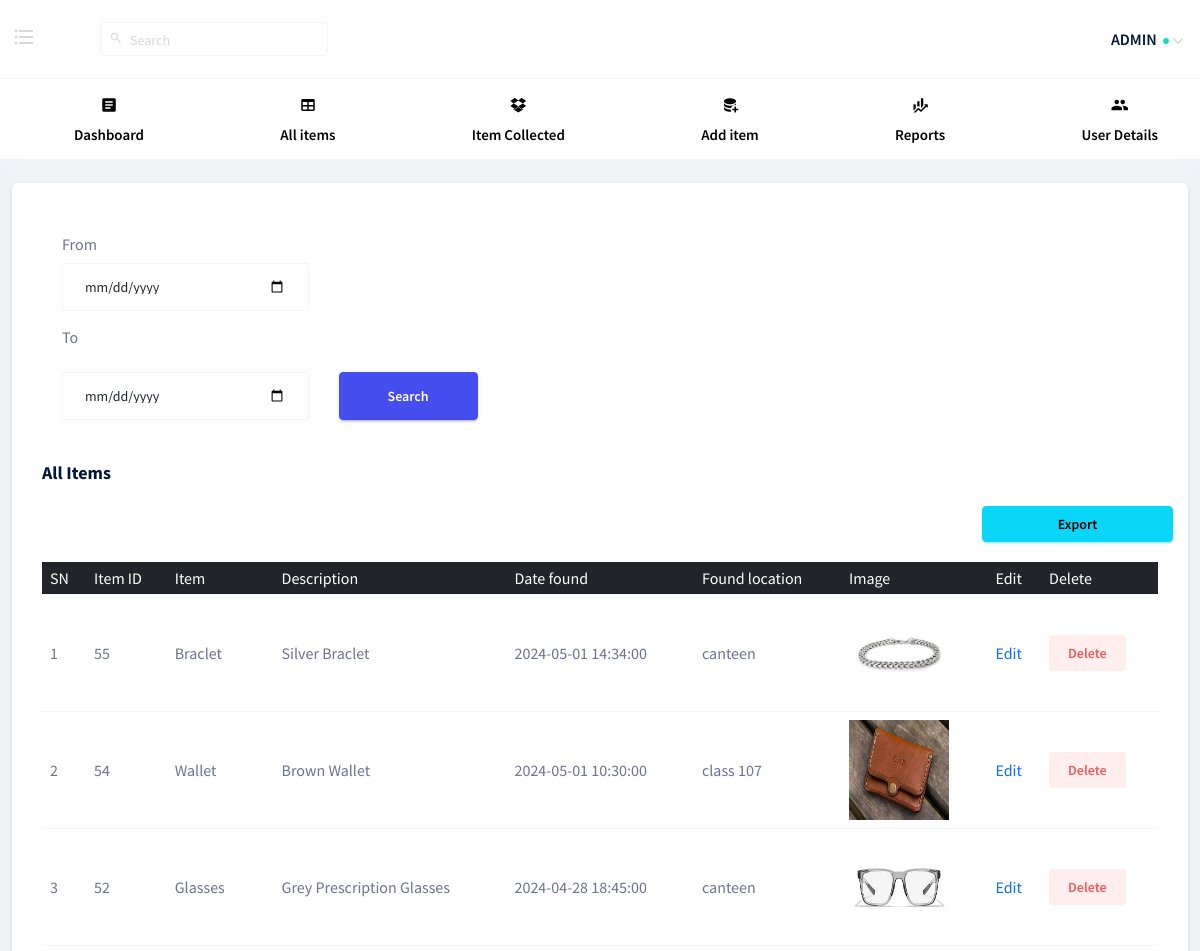
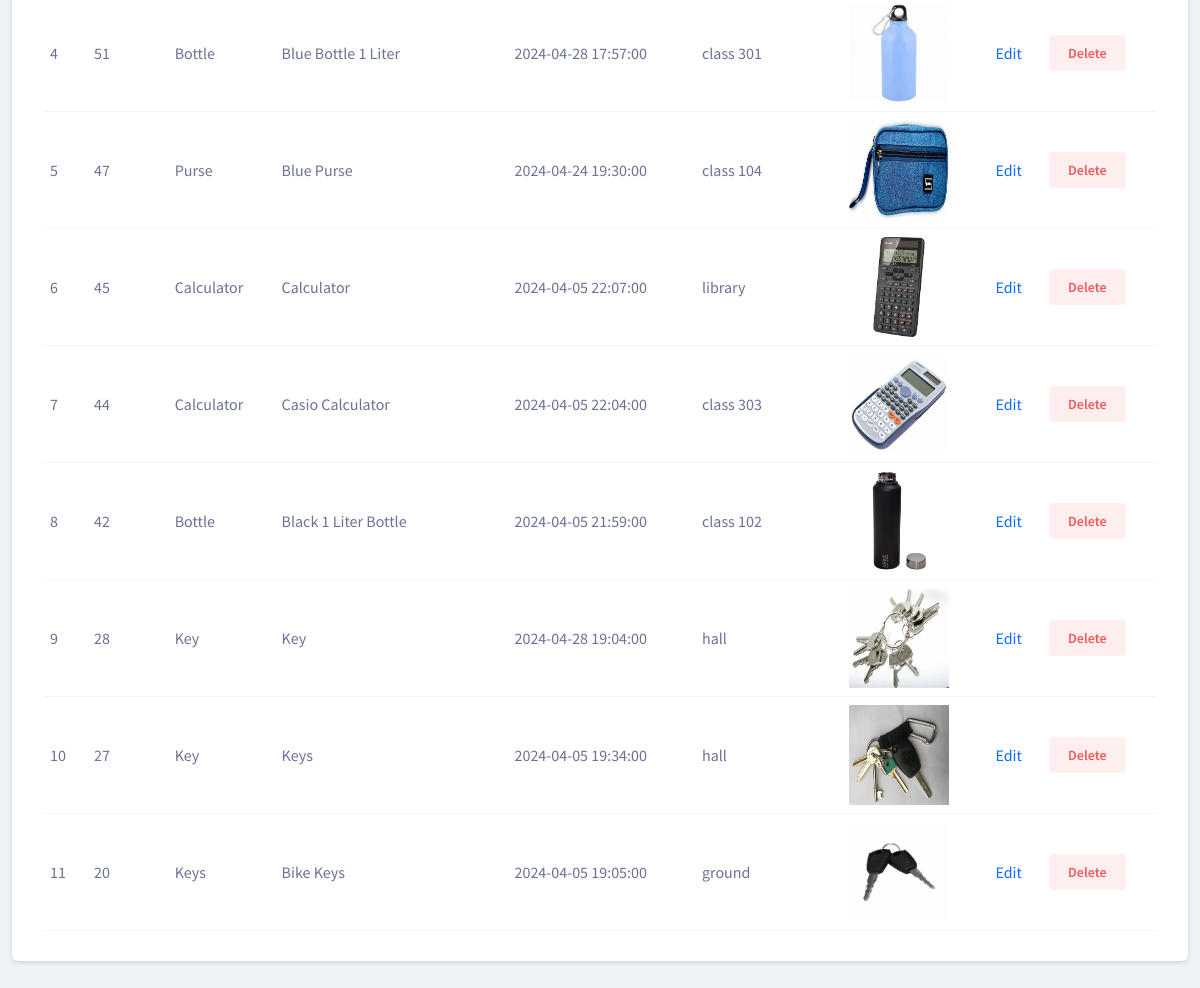
Screenshot of /pages/admin/display_items.php (signed in) with the database file from the repository (2 pictures, top to bottom).
### tables this page shows
CREATE TABLE `all_items` (
  `ID` int(11) NOT NULL,
  `item` varchar(200) NOT NULL,
  `description` varchar(500) DEFAULT NULL,
  `date` datetime DEFAULT NULL,
  `location` varchar(200) DEFAULT NULL,
  `image` varchar(500) DEFAULT NULL,
  `collected` int(11) NOT NULL DEFAULT 0
);

### pages/admin/display_items.php (the view, shortened to what this page needs)
<?php
require "connection.php";
if(isset($_SESSION['admin'])){
$sql = "SELECT a.* FROM all_items a WHERE a.collected = 0 ORDER BY a.ID DESC;";
$stmt = $conn->prepare($sql);
if (isset($_POST['srh-btn'])) {
  $from_date = isset($_POST['from_date']) ? $_POST['from_date'] : null;
  $to_date = isset($_POST['to_date']) ? $_POST['to_date'] : null;
  if (!empty($from_date) && !empty($to_date)) {
      $from_date = date('Y-m-d', strtotime($from_date));
      $to_date = date('Y-m-d', strtotime($to_date));
      $sql = "SELECT * FROM `all_items` WHERE collected=0 AND DATE(date) BETWEEN ? AND ? ORDER BY ID DESC";
      $stmt = $conn->prepare($sql);
      $stmt->bind_param("ss", $from_date, $to_date);
  } else {
      $sql = "SELECT * FROM `all_items` where collected=0 ORDER BY ID DESC";
      $stmt = $conn->prepare($sql);
  }
} else {
    $sql = "SELECT * FROM `all_items` where collected=0 ORDER BY ID DESC";
    $stmt = $conn->prepare($sql);
}
$stmt->execute();
$result = $stmt->get_result();
?>
<!DOCTYPE html>
<html lang="en">
<head>
    <link rel="stylesheet" href="../../vendors/mdi/css/materialdesignicons.min.css">
    <link rel="stylesheet" href="../../vendors/base/vendor.bundle.base.css">
    <link rel="stylesheet" href="../../css/style.css">
</head>
<body>
    <div class="container-scroller">
        <div class="horizontal-menu">
            <nav class="navbar top-navbar col-lg-12 col-12 p-0">
                <div class="container-fluid">
                    <div class="navbar-menu-wrapper d-flex align-items-center justify-content-between">
                        <ul class="navbar-nav navbar-nav-left">
                            <li class="nav-item ms-0 me-5 d-lg-flex d-none">
                                <a href="#" class="nav-link horizontal-nav-left-menu"><i class="mdi mdi-format-list-bulleted"></i></a>
                            </li>
                            <li class="nav-item nav-search d-none d-lg-block ms-3">
                                <div class="input-group">
                                    <div class="input-group-prepend">
                                        <span class="input-group-text" id="search"><i class="mdi mdi-magnify"></i></span>
                                    </div>
                                    <form method="get" action="search.php">
                                        <input type="search" class="form-control text-dark" placeholder="Search" aria-label="search" aria-describedby="search" name="search">
                                    </form>
                                </div>
                            </li>
                        </ul>
                        <ul class="navbar-nav navbar-nav-right">
                            <li class="nav-item nav-profile dropdown">
                                <a class="nav-link dropdown-toggle" href="#" data-bs-toggle="dropdown" id="profileDropdown">
                                    <span class="nav-profile-name">ADMIN</span>
                                    <span class="online-status"></span>
                                </a>
                            </li>
                        </ul>
                    </div>
                </div>
            </nav>
            <nav class="bottom-navbar">
                <div class="container">
                    <ul class="nav page-navigation">
                        <li class="nav-item">
                            <a class="nav-link" href="index.php">
                                <i class="mdi mdi-file-document-box menu-icon"></i>
                                <span class="menu-title">Dashboard</span>
                            </a>
                        </li>
                        <li class="nav-item">
                            <a href="#" class="nav-link">
                                <i class="mdi mdi-table menu-icon"></i>
                                <span class="menu-title">All items</span>
                            </a>
                        </li>
                        <li class="nav-item">
                            <a href="report_collected.php" class="nav-link">
                                <i class="mdi mdi-dropbox menu-icon"></i>
                                <span class="menu-title">Item Collected</span>
                            </a>
                        </li>
                        <li class="nav-item">
                            <a href="add_item.php" class="nav-link">
                                <i class="mdi mdi-database-plus menu-icon"></i>
                                <span class="menu-title">Add item</span>
                            </a>
                        </li>
                        <li class="nav-item">
                            <a href="#" class="nav-link">
                                <i class="mdi mdi-finance menu-icon"></i>
                                <span class="menu-title">Reports</span>
                            </a>
                        </li>
                        <li class="nav-item">
                            <a href="report_users.php" class="nav-link">
                                <i class="mdi mdi-account-multiple menu-icon"></i>
                                <span class="menu-title">User Details</span>
                            </a>
                        </li>
                    </ul>
                </div>
            </nav>
        </div>
        <div class="container-fluid page-body-wrapper">
            <div class="main-panel">
                <div class="content-wrapper">
                    <div class="col-lg-12 grid-margin stretch-card">
                        <div class="card">
                            <div class="card-body">
                            <form method="post">
                                          <div class="form-group row" style="padding: 20px;">
                                              <label class="col-lg-0 col-form-label-report" for="from"> From</label>
                                              <div class="col-lg-3">
                                                  <input type="date" class="form-control" id="from_date" name="from_date" placeholder="Select Date" >
                                              </div>
                                              <label class="col-lg-0 col-form-label" for="from"> To</label>
                                              <div class="col-lg-3">
                                                  <input type="date" class="form-control" id="to_date" name="to_date" placeholder="Select Date" >
                                              </div>
                                              <div class="col-lg-2">
                                                  <button type="submit" name="srh-btn" class="btn btn-lg btn-primary search-button">Search</button>
                                              </div>
                                          </div>
                                      </form>
                            <div class="row justify-content-end">
                                <h4 class="card-title">All items</h4>
                                <input type="button" id="export" value="Export" class="btn btn-info col col-lg-2 "/>
                            </div>
                            <br>
                                <div class="table-responsive">
                                    <?php if (mysqli_num_rows($result) > 0) { ?>
                                        <table class="table table-hover" id="pdf">
                                            <thead class="bg-dark text-white">
                                                <tr>
                                                    <th>SN</th>
                                                    <th>Item ID</th>
                                                    <th>Item</th>
                                                    <th>Description</th>
                                                    <th>Date found</th>
                                                    <th>Found location</th>
                                                    <th>Image</th>
                                                    <th>Edit</th>
                                                    <th>Delete</th>
                                                </tr>
                                            </thead>
                                            <tbody>
                                                <?php
                                                $count = 1;
                                                while ($row = mysqli_fetch_assoc($result)) {
                                                    echo '<tr>';
                                                    echo '<td>' . $count++ . '</td>';
                                                    echo '<td>' . $row['ID'] . '</td>';
                                                    echo '<td>' . $row['item'] . '</td>';
                                                    echo '<td>' . $row['description'] . '</td>';
                                                    echo '<td>' . $row['date'] . '</td>';
                                                    echo '<td>' . $row['location'] . '</td>';
                                                    $img = $row['image'];
                                                    $uploadDir = "../images/";
                                                    $targetPath = $uploadDir . basename($img);
                                                    echo '<td><img " style="width:100px; height:100px; border-radius:0;" src="' . $targetPath . '" alt="' . $img . '"></td>';
                                                    echo '<td><a class="text-decoration-none" href="edit.php?ID=' . $row['ID'] . '">Edit</a></td>';
                                                    echo '<td><button class="btn btn-inverse-danger btn-fw" onclick="delete_item(' . $row['ID'] . ')">Delete</button></td>';
                                                    echo '</tr>';
                                                }
                                                ?>
                                            </tbody>
                                            <?php
                                        } else {
                                            echo  "No Data Found";
                                        } ?>
                                        </table>
                                </div>
                            </div>
                        </div>
                    </div>
                </div>
    </div>
    </div>
    </div>
</body>
</html>
<?php
}else{
    header("location:../user/login.php");
  }
?>

### rows the page displays
all_items: ID "55", item "Braclet", description "Silver Braclet", date "2024-05-01 14:34:00", location "canteen", image (picture)
all_items: ID "54", item "Wallet", description "Brown Wallet", date "2024-05-01 10:30:00", location "class 107", image (picture)
all_items: ID "52", item "Glasses", description "Grey Prescription Glasses", date "2024-04-28 18:45:00", location "canteen", image (picture)
all_items: ID "51", item "Bottle", description "Blue Bottle 1 Liter", date "2024-04-28 17:57:00", location "class 301", image (picture)
all_items: ID "47", item "Purse", description "Blue Purse", date "2024-04-24 19:30:00", location "class 104", image (picture)
all_items: ID "45", item "Calculator", description "Calculator", date "2024-04-05 22:07:00", location "library", image (picture)
all_items: ID "44", item "Calculator", description "Casio Calculator", date "2024-04-05 22:04:00", location "class 303", image (picture)
all_items: ID "42", item "Bottle", description "Black 1 Liter Bottle", date "2024-04-05 21:59:00", location "class 102", image (picture)
all_items: ID "28", item "Key", description "Key", date "2024-04-28 19:04:00", location "hall", image (picture)
all_items: ID "27", item "Key", description "Keys", date "2024-04-05 19:34:00", location "hall", image (picture)
all_items: ID "20", item "Keys", description "Bike Keys", date "2024-04-05 19:05:00", location "ground", image (picture)
